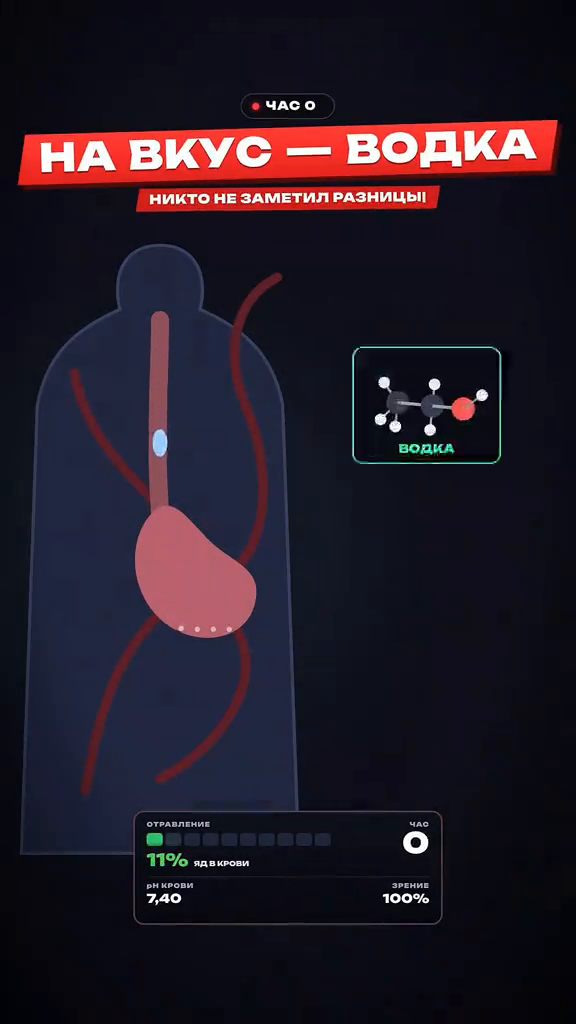
#> input picture refs/ref_metanol_14s.png, 576 x 1024 px; its folder holds only this picture in this run
$ python -i base.py   (imports and definitions only)
#> lines starting #> are read from the running program, lines starting #| are printed output that depends on the picture
### tools/sim/anatomy.py
"""Anatomical front-view figure. Body units: height = 1, x from midline
(+x = viewer's right = patient's LEFT), y from top of head down."""
import math
import numpy as np
from PIL import Image, ImageDraw


def catmull(pts, closed=True, n=10):
#> called with closed = True, n = 8
    P = list(pts)
    m = len(P)
    out = []
    rng = range(m) if closed else range(m - 1)
    for i in rng:
        p0 = P[(i - 1) % m] if closed else P[max(i - 1, 0)]
        p1 = P[i]
        p2 = P[(i + 1) % m] if closed else P[min(i + 1, m - 1)]
        p3 = P[(i + 2) % m] if closed else P[min(i + 2, m - 1)]
        for k in range(n):
            t = k / n
            t2, t3 = t * t, t * t * t
            x = 0.5 * ((2 * p1[0]) + (-p0[0] + p2[0]) * t + (2 * p0[0] - 5 * p1[0] + 4 * p2[0] - p3[0]) * t2 + (-p0[0] + 3 * p1[0] - 3 * p2[0] + p3[0]) * t3)
            y = 0.5 * ((2 * p1[1]) + (-p0[1] + p2[1]) * t + (2 * p0[1] - 5 * p1[1] + 4 * p2[1] - p3[1]) * t2 + (-p0[1] + 3 * p1[1] - 3 * p2[1] + p3[1]) * t3)
            out.append((x, y))
    if not closed:
        out.append(P[-1])
    return out


def box(a, b):
    return (min(a[0], b[0]), min(a[1], b[1]), max(a[0], b[0]), max(a[1], b[1]))


def mirror(pts):
    return [(-x, y) for x, y in pts]


def limb_poly(center, widths, n=8):
#> called with n = 8
    c = catmull(center, closed=False, n=n)
    wc = []
    seg = len(center) - 1
    for i in range(len(c)):
        f = i / (len(c) - 1) * seg
        k = min(int(f), seg - 1)
        r = f - k
        wc.append(widths[k] * (1 - r) + widths[k + 1] * r)
    left, right = [], []
    for i, (x, y) in enumerate(c):
        a = c[max(i - 1, 0)]
        b = c[min(i + 1, len(c) - 1)]
        dx, dy = b[0] - a[0], b[1] - a[1]
        L = math.hypot(dx, dy) or 1
        nx, ny = -dy / L, dx / L
        h = wc[i] / 2
        left.append((x + nx * h, y + ny * h))
        right.append((x - nx * h, y - ny * h))
    tip = c[-1]
    return left + [tip] + right[::-1], c


# ---------------- silhouette ----------------
HEAD_R = [(0.0, 0.0), (0.026, 0.006), (0.042, 0.022), (0.047, 0.05), (0.045, 0.08), (0.039, 0.10),
          (0.030, 0.118), (0.016, 0.130), (0.0, 0.134)]
HEAD = catmull(HEAD_R[:-1] + [(0.0, 0.134)] + mirror(HEAD_R[1:-1])[::-1], n=8)
EARS = [(-0.049, 0.072, 0.007, 0.016), (0.049, 0.072, 0.007, 0.016)]
NECK = [(-0.026, 0.115), (0.026, 0.115), (0.029, 0.17), (-0.029, 0.17)]

TORSO_R = [(0.029, 0.162), (0.066, 0.173), (0.100, 0.182), (0.118, 0.198), (0.112, 0.232),
           (0.098, 0.248), (0.097, 0.28), (0.089, 0.33), (0.082, 0.37), (0.086, 0.41),
           (0.097, 0.455), (0.099, 0.497), (0.03, 0.512)]
TORSO = catmull(TORSO_R + [(0.0, 0.516)] + mirror(TORSO_R)[::-1], n=6)

ARM_C = [(0.112, 0.196), (0.128, 0.262), (0.145, 0.362), (0.160, 0.42), (0.176, 0.484), (0.183, 0.53), (0.188, 0.578)]
ARM_W = [0.050, 0.044, 0.034, 0.036, 0.025, 0.034, 0.024]
LEG_C = [(0.052, 0.49), (0.055, 0.60), (0.050, 0.72), (0.047, 0.80), (0.042, 0.955), (0.050, 0.995)]
LEG_W = [0.090, 0.070, 0.046, 0.052, 0.028, 0.034]
ARM_R, ARM_RC = limb_poly(ARM_C, ARM_W)
LEG_R, LEG_RC = limb_poly(LEG_C, LEG_W)
ARM_L, LEG_L = mirror(ARM_R), mirror(LEG_R)

# ---------------- skeleton hints ----------------
CLAV_R = [(0.010, 0.190), (0.050, 0.186), (0.085, 0.180), (0.108, 0.184)]
RIBS = []
for i in range(10):
    y0 = 0.200 + i * 0.0105
    sx = 0.013 if i < 7 else 0.013 + (i - 6) * 0.012
    sy = y0 if i < 7 else 0.305 + (i - 7) * 0.012
    RIBS.append([(sx, sy), (0.05, y0 + 0.006 + i * 0.0012), (0.080, y0 + 0.02 + i * 0.002), (0.089, y0 + 0.045 + i * 0.002)])
STERNUM = [(-0.008, 0.192), (0.008, 0.192), (0.007, 0.300), (0.0, 0.308), (-0.007, 0.300)]
PELVIS_R = [(0.012, 0.495), (0.035, 0.47), (0.065, 0.435), (0.085, 0.425), (0.090, 0.45), (0.072, 0.48), (0.055, 0.50), (0.030, 0.505)]

# ---------------- organs ----------------
BRAIN = catmull([(0.0, 0.010), (0.025, 0.014), (0.039, 0.030), (0.042, 0.055), (0.036, 0.080), (0.020, 0.088),
                 (0.0, 0.085), (-0.020, 0.088), (-0.036, 0.080), (-0.042, 0.055), (-0.039, 0.030), (-0.025, 0.014)], n=8)
LUNG_R = catmull([(-0.030, 0.170), (-0.018, 0.178), (-0.012, 0.20), (-0.010, 0.24), (-0.013, 0.28), (-0.021, 0.305),
                  (-0.042, 0.312), (-0.062, 0.322), (-0.079, 0.337), (-0.087, 0.343), (-0.089, 0.31), (-0.088, 0.27),
                  (-0.083, 0.23), (-0.071, 0.198), (-0.052, 0.178)], n=6)
LUNG_L = catmull([(0.030, 0.172), (0.018, 0.180), (0.013, 0.20), (0.012, 0.235), (0.022, 0.255), (0.038, 0.272),
                  (0.046, 0.292), (0.041, 0.306), (0.052, 0.320), (0.069, 0.333), (0.085, 0.350), (0.089, 0.31),
                  (0.088, 0.27), (0.083, 0.23), (0.071, 0.198), (0.052, 0.18)], n=6)
FISSURES = [[(-0.013, 0.255), (-0.05, 0.257), (-0.087, 0.262)],
            [(-0.040, 0.312), (-0.065, 0.29), (-0.088, 0.268)],
            [(0.045, 0.316), (0.068, 0.29), (0.088, 0.262)]]
HEART = catmull([(-0.016, 0.244), (-0.021, 0.265), (-0.019, 0.290), (-0.008, 0.301), (0.015, 0.306),
                 (0.036, 0.311), (0.053, 0.313), (0.051, 0.294), (0.043, 0.270), (0.031, 0.250),
                 (0.017, 0.240), (0.002, 0.237)], n=6)
HEART_C = (0.016, 0.276)
LIVER = catmull([(-0.088, 0.332), (-0.071, 0.317), (-0.041, 0.311), (-0.010, 0.308), (0.020, 0.309), (0.045, 0.316),
                 (0.050, 0.325), (0.022, 0.336), (-0.010, 0.347), (-0.040, 0.358), (-0.070, 0.370), (-0.087, 0.366)], n=6)
GALL = (-0.042, 0.353, 0.008, 0.012)
STOMACH = catmull([(0.030, 0.320), (0.055, 0.316), (0.073, 0.327), (0.076, 0.346), (0.069, 0.369), (0.051, 0.386),
                   (0.026, 0.391), (0.006, 0.384), (-0.009, 0.372), (0.002, 0.364), (0.020, 0.372),
                   (0.040, 0.369), (0.050, 0.355), (0.048, 0.338), (0.036, 0.330)], n=6)
SPLEEN = (0.080, 0.338, 0.010, 0.020)
KIDNEYS = [(-0.036, 0.398, 0.012, 0.019), (0.036, 0.388, 0.012, 0.019)]
COLON = [(-0.048, 0.468), (-0.060, 0.445), (-0.063, 0.405), (-0.055, 0.388), (-0.030, 0.392), (0.0, 0.402),
         (0.030, 0.394), (0.062, 0.374), (0.068, 0.40), (0.066, 0.455), (0.045, 0.476), (0.015, 0.484), (0.002, 0.497)]
SMALL_INT = catmull([(-0.045, 0.405), (0.0, 0.410), (0.052, 0.402), (0.055, 0.445), (0.040, 0.468),
                     (0.0, 0.474), (-0.040, 0.462), (-0.050, 0.435)], n=6)
BLADDER = (0.0, 0.492, 0.016, 0.011)
SI_PATH = []
_rows = 6
for _i in range(_rows):
    _y = 0.414 + _i * 0.0105
    _xs = [-0.040, -0.020, 0.0, 0.020, 0.042]
    if _i % 2:
        _xs = _xs[::-1]
    for _j, _x in enumerate(_xs):
        SI_PATH.append((_x + 0.003 * math.sin(_i * 2 + _j), _y + 0.003 * math.sin(_j * 1.9 + _i)))


# [11 lines left out: function tube, not called in this run]

TRACHEA = [(0.0, 0.142), (0.0, 0.228)]
BRONCHI = [[(0.0, 0.228), (-0.028, 0.247)], [(0.0, 0.228), (0.030, 0.244)]]

# vessels (arteries red, veins blue); limb flags for vasoconstriction
AORTA = [(0.000, 0.242), (-0.002, 0.224), (0.003, 0.212), (0.013, 0.209), (0.019, 0.218), (0.018, 0.240), (0.015, 0.30), (0.011, 0.37), (0.007, 0.432)]
BRACHIO = [(0.004, 0.212), (-0.008, 0.196), (-0.014, 0.185)]
VCAVA = [(-0.013, 0.200), (-0.014, 0.244)]
CAROTIDS = [[(0.010, 0.212), (0.016, 0.17), (0.020, 0.12)], [(0.006, 0.212), (-0.016, 0.17), (-0.020, 0.12)]]
ILIAC_R = [(0.006, 0.432), (0.035, 0.47), (0.052, 0.51), (0.050, 0.62), (0.042, 0.72), (0.044, 0.80), (0.040, 0.95)]
ILIAC_L = mirror(ILIAC_R)
ARM_ART_R = [(0.014, 0.208), (0.06, 0.196), (0.110, 0.205), (0.128, 0.27), (0.143, 0.362), (0.158, 0.42), (0.172, 0.484), (0.180, 0.53)]
ARM_ART_L = mirror(ARM_ART_R)
ARM_ART_L[0] = (0.006, 0.212)
ARM_VEIN_R = [(0.115, 0.215), (0.134, 0.28), (0.152, 0.362), (0.168, 0.42), (0.182, 0.484)]
ARM_VEIN_L = mirror(ARM_VEIN_R)
LEG_VEIN_R = [(0.060, 0.52), (0.062, 0.62), (0.054, 0.72), (0.052, 0.80), (0.046, 0.95)]
LEG_VEIN_L = mirror(LEG_VEIN_R)

WARM = np.array([238, 104, 76], np.float32)
MID = np.array([196, 140, 196], np.float32)
COLD = np.array([70, 150, 240], np.float32)


# [7 lines left out: function thermal, not called in this run]


def mixc(a, b, k):
    return tuple(int(a[i] * (1 - k) + b[i] * k) for i in range(3))


def scale_pts(pts, cx, cy, sx, sy):
    return [(cx + (x - cx) * sx, cy + (y - cy) * sy) for x, y in pts]


# [163 lines left out: function draw_figure, not called in this run]

### tools/sim/base.py
"""Shared drawing helpers for the body-simulation videos (fonts, easing, HUD text, anatomy figure, faces, lighting)."""
import sys, math, subprocess
import numpy as np
from PIL import Image, ImageDraw, ImageFont, ImageFilter

import os
HERE = os.path.dirname(os.path.abspath(__file__))
sys.path.insert(0, HERE)
import anatomy as A
import pose as PZ

W, H, FPS, SS = 1080, 1920, 30, 2
T_END = 69.0
FD = os.path.join(HERE, "fonts") + "/"


def F(name, size):
    return ImageFont.truetype(FD + f"Inter-{name}.otf", size)


WHITE = (244, 244, 248)
GREY = (150, 156, 170)
TEAL = (90, 225, 200)
AMBER = (255, 186, 80)
RED = (255, 72, 72)
SAFE_TOP, SAFE_RIGHT, CX = 170, 940, 500


def ease(x):
    x = max(0.0, min(1.0, x))
    return 1 - (1 - x) ** 3


def smooth(x):
    x = max(0.0, min(1.0, x))
    return x * x * (3 - 2 * x)


def lerp(a, b, k):
    return a + (b - a) * k


# [7 lines left out: function pw, not called in this run]


def mixc(a, b, k):
    k = max(0.0, min(1.0, k))
    return tuple(int(a[i] * (1 - k) + b[i] * k) for i in range(3))


# [6 lines left out: function plural, not called in this run]


def vgrad(top_a, bottom_a, y0, y1, col=(0, 0, 0)):
    arr = np.zeros((H, W, 4), np.uint8)
    yy = np.arange(H)[:, None]
    a = np.clip((yy - y0) / max(y1 - y0, 1), 0, 1)
    arr[..., 0], arr[..., 1], arr[..., 2] = col
    arr[..., 3] = np.broadcast_to(top_a * (1 - a) + bottom_a * a, (H, W)).astype(np.uint8)
    return Image.fromarray(arr, "RGBA")


TOP_SH = vgrad(215, 0, 470, 580)
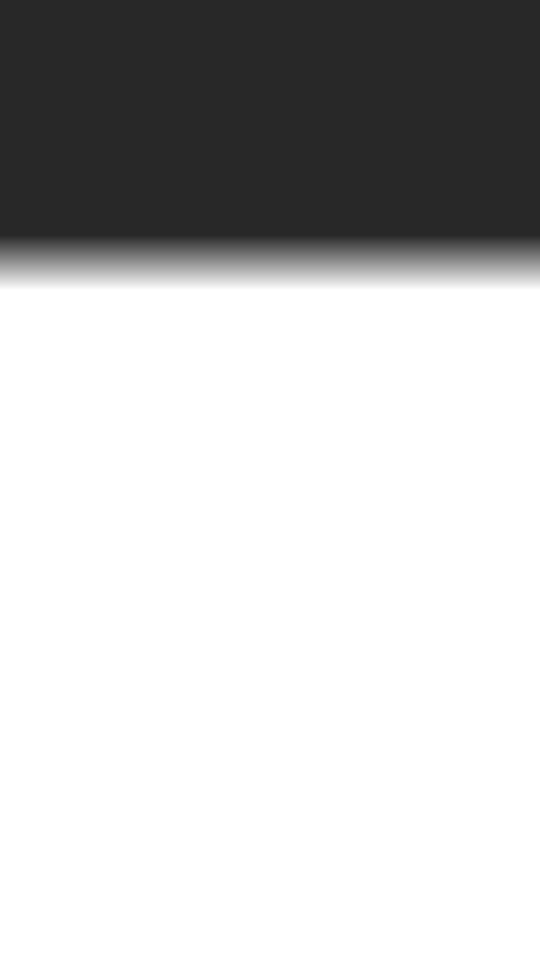
#> TOP_SH: PIL image 1080x1920 RGBA (shown at 1/2 size); mean R, G, B, A 0, 0, 0, 58.8; transparent parts drawn white
BOT_SH = vgrad(0, 215, 1330, 1460)
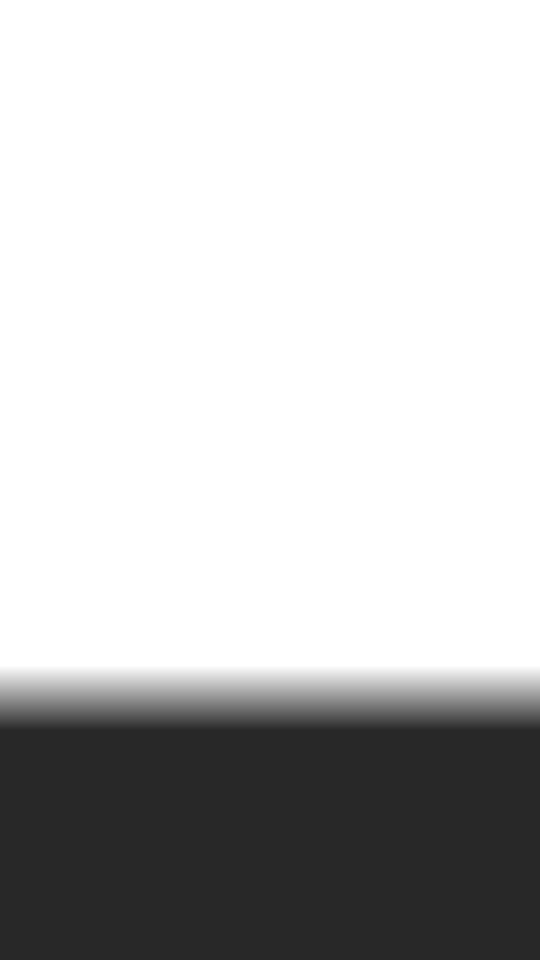
#> BOT_SH: PIL image 1080x1920 RGBA (shown at 1/2 size); mean R, G, B, A 0, 0, 0, 58.7; transparent parts drawn white
HDRF = F("Medium", 22)
TIMERF = F("Black", 66)
TITLE = F("ExtraBold", 40)
SUBF = F("Medium", 27)
NUMF = F("Bold", 24)
SMALL = F("Medium", 23)
LBLF = F("SemiBold", 24)
VALF = F("Bold", 25)
PULSEF = F("Black", 60)
BIG = F("Black", 150)
QF = F("SemiBold", 40)
HEADER = "СИМУЛЯЦИЯ · ОТКРЫТЫЙ КОСМОС"


# [23 lines left out: functions wrap_lines, ctext, not called in this run]


# ---------------- background: dark + red veins ----------------
def make_veins():
    img = Image.new("RGBA", (W, H), (0, 0, 0, 0))
#> img: PIL image 1080x1920 RGBA; every value is 0
    d = ImageDraw.Draw(img)
    rr = np.random.default_rng(42)

    def branch(x, y, ang, ln, w, depth):
        if depth == 0 or ln < 8:
            return
        x2, y2 = x + ln * math.cos(ang), y + ln * math.sin(ang)
        d.line((x, y, x2, y2), fill=(150, 20, 30, 150), width=max(1, int(w)))
        branch(x2, y2, ang + rr.uniform(-0.5, 0.5), ln * rr.uniform(0.7, 0.92), w * 0.8, depth - 1)
        if rr.random() < 0.5:
            branch(x2, y2, ang + rr.choice([-1, 1]) * rr.uniform(0.5, 1.1), ln * 0.6, w * 0.6, depth - 2)
    for k in range(14):
        side = k % 4
        if side == 0:
            x, y, a = 0, rr.uniform(0, H), rr.uniform(-0.5, 0.5)
        elif side == 1:
            x, y, a = W, rr.uniform(0, H), math.pi + rr.uniform(-0.5, 0.5)
        elif side == 2:
            x, y, a = rr.uniform(0, W), H, -math.pi / 2 + rr.uniform(-0.5, 0.5)
        else:
            x, y, a = rr.uniform(0, W), 0, math.pi / 2 + rr.uniform(-0.5, 0.5)
        branch(x, y, a, rr.uniform(60, 110), 6, 9)
    return img.filter(ImageFilter.GaussianBlur(1.2))
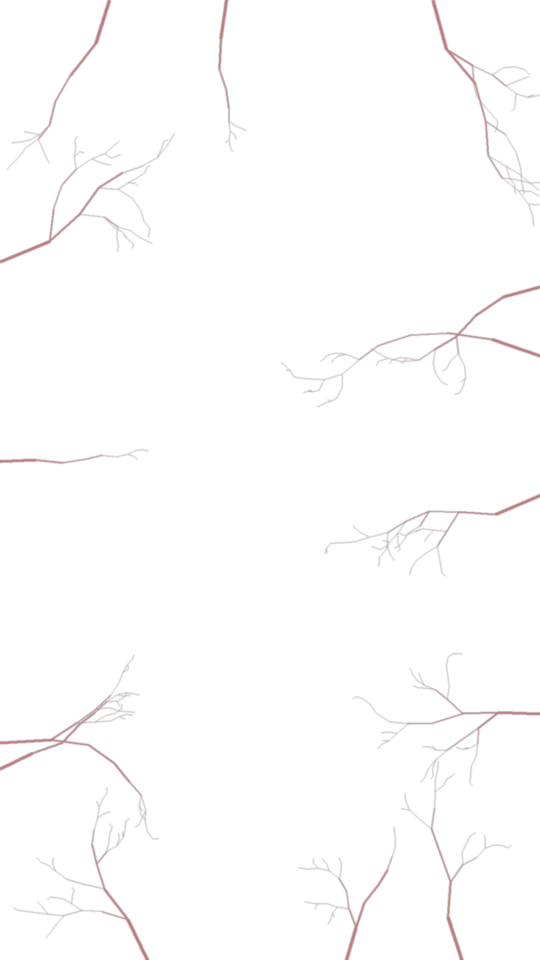
#> returned value: PIL image 1080x1920 RGBA (shown at 1/2 size); mean R, G, B, A 1.8, 0.2, 0.4, 1.8; transparent parts drawn white


VEINS = make_veins()


# [11 lines left out: function vig_layer, not called in this run]


_vig = {}


# [17 lines left out: function dark_bg, not called in this run]


# ---------------- person drawing ----------------
SKIN0 = (232, 186, 156)
HAIR = (60, 44, 34)
BRAIN_F = A.scale_pts(A.BRAIN, 0.0, 0.008, 0.93, 0.66)


# [226 lines left out: functions head_fn, draw_face, person, mkT0, not called in this run]


def big(t_img):
    return t_img.convert("RGB").resize((W, H), Image.LANCZOS).convert("RGBA")


def xray_base(t, red):
    bg = dark_bg(t, red).resize((W * SS, H * SS))
    return bg


# [32 lines left out: functions labels_block, speech, ImageChops_offset, not called in this run]


# ---------------- lighting helpers ----------------
_rad = {}


# [21 lines left out: functions radial, light, not called in this run]


def flicker(t, base=1.0):
    n = 0.5 + 0.5 * math.sin(t * 37) * math.sin(t * 23.3)
    return base * (0.88 + 0.12 * n)

>>> from PIL import Image
>>> picture = Image.open('../../refs/ref_metanol_14s.png')
#> picture is the input picture: PIL image 576x1024 RGB; mean R, G, B 35.4, 26.6, 38.4
>>> result = big(picture)
